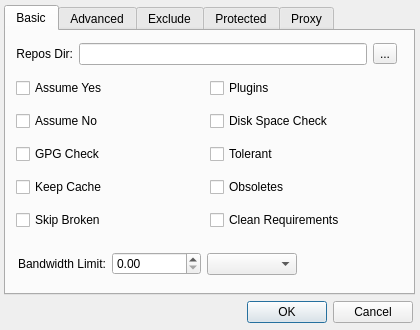
<?xml version="1.0" encoding="UTF-8"?>
<ui version="4.0">
 <class>GlobalOptions</class>
 <widget class="QDialog" name="GlobalOptions">
  <property name="geometry">
   <rect>
    <x>0</x>
    <y>0</y>
    <width>420</width>
    <height>330</height>
   </rect>
  </property>
  <property name="minimumSize">
   <size>
    <width>420</width>
    <height>330</height>
   </size>
  </property>
  <property name="maximumSize">
   <size>
    <width>420</width>
    <height>330</height>
   </size>
  </property>
  <property name="windowTitle">
   <string>Global Options</string>
  </property>
  <property name="windowIcon">
   <iconset resource="Images.qrc">
    <normaloff>:/Icons/Images/yumrepomanager.png</normaloff>:/Icons/Images/yumrepomanager.png</iconset>
  </property>
  <widget class="QTabWidget" name="tabWidget">
   <property name="geometry">
    <rect>
     <x>4</x>
     <y>5</y>
     <width>411</width>
     <height>290</height>
    </rect>
   </property>
   <property name="minimumSize">
    <size>
     <width>200</width>
     <height>290</height>
    </size>
   </property>
   <property name="maximumSize">
    <size>
     <width>1000</width>
     <height>290</height>
    </size>
   </property>
   <property name="currentIndex">
    <number>0</number>
   </property>
   <widget class="QWidget" name="tab">
    <attribute name="title">
     <string>Basic</string>
    </attribute>
    <widget class="QWidget" name="layoutWidget1">
     <property name="geometry">
      <rect>
       <x>10</x>
       <y>10</y>
       <width>381</width>
       <height>26</height>
      </rect>
     </property>
     <layout class="QHBoxLayout" name="horizontalLayout_12">
      <item>
       <widget class="QLabel" name="labelReposDir">
        <property name="text">
         <string>Repos Dir:</string>
        </property>
        <property name="textFormat">
         <enum>Qt::AutoText</enum>
        </property>
        <property name="alignment">
         <set>Qt::AlignRight|Qt::AlignTrailing|Qt::AlignVCenter</set>
        </property>
        <property name="buddy">
         <cstring>lineEditReposDir</cstring>
        </property>
       </widget>
      </item>
      <item>
       <widget class="QLineEdit" name="lineEditReposDir">
        <property name="echoMode">
         <enum>QLineEdit::Normal</enum>
        </property>
       </widget>
      </item>
      <item>
       <widget class="QToolButton" name="toolButtonReposDir">
        <property name="text">
         <string>...</string>
        </property>
       </widget>
      </item>
     </layout>
    </widget>
    <widget class="QWidget" name="layoutWidget2">
     <property name="geometry">
      <rect>
       <x>10</x>
       <y>40</y>
       <width>381</width>
       <height>171</height>
      </rect>
     </property>
     <layout class="QHBoxLayout" name="horizontalLayout_9">
      <item>
       <layout class="QVBoxLayout" name="verticalLayout_2">
        <item>
         <widget class="QCheckBox" name="checkBoxAssumeYes">
          <property name="text">
           <string>Assume Yes</string>
          </property>
         </widget>
        </item>
        <item>
         <widget class="QCheckBox" name="checkBoxAssumeNo">
          <property name="text">
           <string>Assume No</string>
          </property>
         </widget>
        </item>
        <item>
         <widget class="QCheckBox" name="checkBoxGPGCheck">
          <property name="text">
           <string>GPG Check</string>
          </property>
         </widget>
        </item>
        <item>
         <widget class="QCheckBox" name="checkBoxKeepCache">
          <property name="text">
           <string>Keep Cache</string>
          </property>
         </widget>
        </item>
        <item>
         <widget class="QCheckBox" name="checkBoxSkipBroken">
          <property name="text">
           <string>Skip Broken</string>
          </property>
         </widget>
        </item>
       </layout>
      </item>
      <item>
       <layout class="QVBoxLayout" name="verticalLayout_8">
        <item>
         <widget class="QCheckBox" name="checkBoxPlugins">
          <property name="text">
           <string>Plugins</string>
          </property>
         </widget>
        </item>
        <item>
         <widget class="QCheckBox" name="checkBoxDiskSpaceCheck">
          <property name="text">
           <string>Disk Space Check</string>
          </property>
         </widget>
        </item>
        <item>
         <widget class="QCheckBox" name="checkBoxTolerant">
          <property name="text">
           <string>Tolerant</string>
          </property>
         </widget>
        </item>
        <item>
         <widget class="QCheckBox" name="checkBoxObsoletes">
          <property name="text">
           <string>Obsoletes</string>
          </property>
         </widget>
        </item>
        <item>
         <widget class="QCheckBox" name="checkBoxCleanRequirements">
          <property name="text">
           <string>Clean Requirements</string>
          </property>
         </widget>
        </item>
       </layout>
      </item>
     </layout>
    </widget>
    <widget class="QWidget" name="">
     <property name="geometry">
      <rect>
       <x>10</x>
       <y>220</y>
       <width>281</width>
       <height>26</height>
      </rect>
     </property>
     <layout class="QHBoxLayout" name="horizontalLayout_2">
      <item>
       <widget class="QLabel" name="labelBandwidth">
        <property name="text">
         <string>Bandwidth Limit:</string>
        </property>
        <property name="alignment">
         <set>Qt::AlignRight|Qt::AlignTrailing|Qt::AlignVCenter</set>
        </property>
        <property name="buddy">
         <cstring>doubleSpinBoxBandwidthLimit</cstring>
        </property>
       </widget>
      </item>
      <item>
       <widget class="QDoubleSpinBox" name="doubleSpinBoxBandwidthLimit"/>
      </item>
      <item>
       <widget class="QComboBox" name="comboBoxBandwidthLimit">
        <property name="editable">
         <bool>false</bool>
        </property>
       </widget>
      </item>
     </layout>
    </widget>
   </widget>
   <widget class="QWidget" name="tab_2">
    <attribute name="title">
     <string>Advanced</string>
    </attribute>
    <widget class="QWidget" name="layoutWidget5">
     <property name="geometry">
      <rect>
       <x>10</x>
       <y>130</y>
       <width>182</width>
       <height>26</height>
      </rect>
     </property>
     <layout class="QHBoxLayout" name="horizontalLayout_15">
      <item>
       <widget class="QLabel" name="labelHttpCaching">
        <property name="text">
         <string>HTTP Caching:</string>
        </property>
       </widget>
      </item>
      <item>
       <widget class="QComboBox" name="comboBoxHTTPCaching">
        <property name="minimumSize">
         <size>
          <width>85</width>
          <height>24</height>
         </size>
        </property>
        <property name="maximumSize">
         <size>
          <width>85</width>
          <height>24</height>
         </size>
        </property>
       </widget>
      </item>
     </layout>
    </widget>
    <widget class="QWidget" name="layoutWidget4">
     <property name="geometry">
      <rect>
       <x>30</x>
       <y>160</y>
       <width>161</width>
       <height>26</height>
      </rect>
     </property>
     <layout class="QHBoxLayout" name="horizontalLayout_16">
      <item>
       <widget class="QLabel" name="labelIPResolve">
        <property name="text">
         <string>IP Resolve:</string>
        </property>
       </widget>
      </item>
      <item>
       <widget class="QComboBox" name="comboBoxIPResolve">
        <property name="minimumSize">
         <size>
          <width>85</width>
          <height>24</height>
         </size>
        </property>
        <property name="maximumSize">
         <size>
          <width>85</width>
          <height>24</height>
         </size>
        </property>
       </widget>
      </item>
     </layout>
    </widget>
    <widget class="QWidget" name="layoutWidget3">
     <property name="geometry">
      <rect>
       <x>12</x>
       <y>12</y>
       <width>181</width>
       <height>114</height>
      </rect>
     </property>
     <layout class="QVBoxLayout" name="verticalLayout">
      <item>
       <layout class="QHBoxLayout" name="horizontalLayout">
        <item>
         <widget class="QLabel" name="labelRetries">
          <property name="text">
           <string>Retries:</string>
          </property>
          <property name="alignment">
           <set>Qt::AlignRight|Qt::AlignTrailing|Qt::AlignVCenter</set>
          </property>
          <property name="buddy">
           <cstring>spinBoxRetries</cstring>
          </property>
         </widget>
        </item>
        <item>
         <widget class="QSpinBox" name="spinBoxRetries">
          <property name="minimumSize">
           <size>
            <width>69</width>
            <height>23</height>
           </size>
          </property>
          <property name="maximumSize">
           <size>
            <width>69</width>
            <height>23</height>
           </size>
          </property>
         </widget>
        </item>
       </layout>
      </item>
      <item>
       <layout class="QHBoxLayout" name="horizontalLayout_17">
        <item>
         <widget class="QLabel" name="labelErrorLevel">
          <property name="layoutDirection">
           <enum>Qt::LeftToRight</enum>
          </property>
          <property name="text">
           <string>Error Level:</string>
          </property>
          <property name="alignment">
           <set>Qt::AlignRight|Qt::AlignTrailing|Qt::AlignVCenter</set>
          </property>
          <property name="buddy">
           <cstring>spinBoxErrorLevel</cstring>
          </property>
         </widget>
        </item>
        <item>
         <widget class="QSpinBox" name="spinBoxErrorLevel">
          <property name="minimumSize">
           <size>
            <width>69</width>
            <height>23</height>
           </size>
          </property>
          <property name="maximumSize">
           <size>
            <width>69</width>
            <height>23</height>
           </size>
          </property>
         </widget>
        </item>
       </layout>
      </item>
      <item>
       <layout class="QHBoxLayout" name="horizontalLayout_8">
        <item>
         <widget class="QLabel" name="labelDebugLevel">
          <property name="text">
           <string>Debug Level:</string>
          </property>
          <property name="alignment">
           <set>Qt::AlignRight|Qt::AlignTrailing|Qt::AlignVCenter</set>
          </property>
          <property name="buddy">
           <cstring>spinBoxDebugLevel</cstring>
          </property>
         </widget>
        </item>
        <item>
         <widget class="QSpinBox" name="spinBoxDebugLevel">
          <property name="minimumSize">
           <size>
            <width>69</width>
            <height>23</height>
           </size>
          </property>
          <property name="maximumSize">
           <size>
            <width>69</width>
            <height>23</height>
           </size>
          </property>
         </widget>
        </item>
       </layout>
      </item>
      <item>
       <layout class="QHBoxLayout" name="horizontalLayout_18">
        <item>
         <widget class="QLabel" name="labelTimeout">
          <property name="text">
           <string>Time Out:</string>
          </property>
          <property name="alignment">
           <set>Qt::AlignRight|Qt::AlignTrailing|Qt::AlignVCenter</set>
          </property>
          <property name="buddy">
           <cstring>spinBoxTimeOut</cstring>
          </property>
         </widget>
        </item>
        <item>
         <widget class="QSpinBox" name="spinBoxTimeOut">
          <property name="minimumSize">
           <size>
            <width>69</width>
            <height>23</height>
           </size>
          </property>
          <property name="maximumSize">
           <size>
            <width>69</width>
            <height>23</height>
           </size>
          </property>
         </widget>
        </item>
       </layout>
      </item>
     </layout>
    </widget>
    <widget class="QWidget" name="layoutWidget6">
     <property name="geometry">
      <rect>
       <x>210</x>
       <y>10</y>
       <width>181</width>
       <height>111</height>
      </rect>
     </property>
     <layout class="QVBoxLayout" name="verticalLayout_3">
      <item>
       <widget class="QCheckBox" name="checkBoxMultilibProtected">
        <property name="text">
         <string>Multilib Protected</string>
        </property>
       </widget>
      </item>
      <item>
       <widget class="QCheckBox" name="checkBoxExactArch">
        <property name="text">
         <string>Exact Arch</string>
        </property>
       </widget>
      </item>
      <item>
       <widget class="QCheckBox" name="checkBoxUpgradeRequirements">
        <property name="text">
         <string>Upgrade Requirements</string>
        </property>
       </widget>
      </item>
      <item>
       <widget class="QCheckBox" name="checkBoxRecheckInstalled">
        <property name="text">
         <string>Recheck Installed</string>
        </property>
       </widget>
      </item>
     </layout>
    </widget>
    <widget class="QWidget" name="layoutWidget7">
     <property name="geometry">
      <rect>
       <x>10</x>
       <y>190</y>
       <width>381</width>
       <height>57</height>
      </rect>
     </property>
     <layout class="QHBoxLayout" name="horizontalLayout_7">
      <item>
       <layout class="QVBoxLayout" name="verticalLayout_5">
        <item>
         <widget class="QLabel" name="labelCacheDir">
          <property name="maximumSize">
           <size>
            <width>200</width>
            <height>16777215</height>
           </size>
          </property>
          <property name="text">
           <string>Cache Dir:</string>
          </property>
          <property name="buddy">
           <cstring>lineEditCacheDir</cstring>
          </property>
         </widget>
        </item>
        <item>
         <widget class="QLabel" name="labelLogFile">
          <property name="maximumSize">
           <size>
            <width>16777215</width>
            <height>16777215</height>
           </size>
          </property>
          <property name="text">
           <string>Log File:</string>
          </property>
          <property name="alignment">
           <set>Qt::AlignRight|Qt::AlignTrailing|Qt::AlignVCenter</set>
          </property>
          <property name="margin">
           <number>0</number>
          </property>
          <property name="buddy">
           <cstring>lineEditLogFile</cstring>
          </property>
         </widget>
        </item>
       </layout>
      </item>
      <item>
       <layout class="QVBoxLayout" name="verticalLayout_4">
        <item>
         <layout class="QHBoxLayout" name="horizontalLayout_3">
          <item>
           <widget class="QLineEdit" name="lineEditCacheDir">
            <property name="minimumSize">
             <size>
              <width>263</width>
              <height>23</height>
             </size>
            </property>
            <property name="maximumSize">
             <size>
              <width>263</width>
              <height>23</height>
             </size>
            </property>
           </widget>
          </item>
          <item>
           <widget class="QToolButton" name="toolButtonCacheDir">
            <property name="text">
             <string>...</string>
            </property>
           </widget>
          </item>
         </layout>
        </item>
        <item>
         <widget class="QLineEdit" name="lineEditLogFile">
          <property name="sizePolicy">
           <sizepolicy hsizetype="Expanding" vsizetype="Fixed">
            <horstretch>0</horstretch>
            <verstretch>0</verstretch>
           </sizepolicy>
          </property>
          <property name="minimumSize">
           <size>
            <width>300</width>
            <height>23</height>
           </size>
          </property>
          <property name="maximumSize">
           <size>
            <width>300</width>
            <height>23</height>
           </size>
          </property>
         </widget>
        </item>
       </layout>
      </item>
     </layout>
    </widget>
   </widget>
   <widget class="QWidget" name="tab_3">
    <attribute name="title">
     <string>Exclude</string>
    </attribute>
    <widget class="QWidget" name="layoutWidget8">
     <property name="geometry">
      <rect>
       <x>10</x>
       <y>10</y>
       <width>381</width>
       <height>241</height>
      </rect>
     </property>
     <layout class="QVBoxLayout" name="verticalLayout_11">
      <item>
       <widget class="QListView" name="listViewExclude"/>
      </item>
      <item>
       <layout class="QHBoxLayout" name="horizontalLayout_6">
        <item>
         <widget class="QPushButton" name="pushButtonExcludeAdd">
          <property name="text">
           <string>Add</string>
          </property>
          <property name="icon">
           <iconset resource="Images.qrc">
            <normaloff>:/Icons/Images/Add.png</normaloff>:/Icons/Images/Add.png</iconset>
          </property>
         </widget>
        </item>
        <item>
         <widget class="QPushButton" name="pushButtonExcludeRemove">
          <property name="text">
           <string>Remove</string>
          </property>
          <property name="icon">
           <iconset resource="Images.qrc">
            <normaloff>:/Icons/Images/Remove.png</normaloff>:/Icons/Images/Remove.png</iconset>
          </property>
         </widget>
        </item>
       </layout>
      </item>
     </layout>
    </widget>
   </widget>
   <widget class="QWidget" name="tab_4">
    <attribute name="title">
     <string>Protected</string>
    </attribute>
    <widget class="QWidget" name="layoutWidget9">
     <property name="geometry">
      <rect>
       <x>10</x>
       <y>10</y>
       <width>381</width>
       <height>241</height>
      </rect>
     </property>
     <layout class="QVBoxLayout" name="verticalLayout_6">
      <item>
       <widget class="QListView" name="listViewProtected"/>
      </item>
      <item>
       <layout class="QHBoxLayout" name="horizontalLayout_4">
        <item>
         <widget class="QPushButton" name="pushButtonAddProtected">
          <property name="text">
           <string>Add</string>
          </property>
          <property name="icon">
           <iconset resource="Images.qrc">
            <normaloff>:/Icons/Images/Add.png</normaloff>:/Icons/Images/Add.png</iconset>
          </property>
         </widget>
        </item>
        <item>
         <widget class="QPushButton" name="pushButtonEdit">
          <property name="text">
           <string>Edit</string>
          </property>
          <property name="icon">
           <iconset resource="Images.qrc">
            <normaloff>:/Icons/Images/Edit.png</normaloff>:/Icons/Images/Edit.png</iconset>
          </property>
         </widget>
        </item>
        <item>
         <widget class="QPushButton" name="pushButtonRemoveProtected">
          <property name="text">
           <string>Remove</string>
          </property>
          <property name="icon">
           <iconset resource="Images.qrc">
            <normaloff>:/Icons/Images/Remove.png</normaloff>:/Icons/Images/Remove.png</iconset>
          </property>
         </widget>
        </item>
       </layout>
      </item>
     </layout>
    </widget>
   </widget>
   <widget class="QWidget" name="tab_5">
    <attribute name="title">
     <string>Proxy</string>
    </attribute>
    <widget class="QCheckBox" name="checkBoxProxyEnable">
     <property name="geometry">
      <rect>
       <x>10</x>
       <y>10</y>
       <width>111</width>
       <height>21</height>
      </rect>
     </property>
     <property name="text">
      <string>Proxy Enable:</string>
     </property>
    </widget>
    <widget class="QWidget" name="layoutWidget10">
     <property name="geometry">
      <rect>
       <x>10</x>
       <y>40</y>
       <width>381</width>
       <height>89</height>
      </rect>
     </property>
     <layout class="QHBoxLayout" name="horizontalLayout_14">
      <item>
       <layout class="QVBoxLayout" name="verticalLayout_7">
        <item>
         <widget class="QLabel" name="labelHTTPProxy">
          <property name="enabled">
           <bool>false</bool>
          </property>
          <property name="text">
           <string>HTTP Proxy:</string>
          </property>
          <property name="alignment">
           <set>Qt::AlignRight|Qt::AlignTrailing|Qt::AlignVCenter</set>
          </property>
          <property name="buddy">
           <cstring>lineEditHTTPProxy</cstring>
          </property>
         </widget>
        </item>
        <item>
         <widget class="QLabel" name="labelProxyUsername">
          <property name="enabled">
           <bool>false</bool>
          </property>
          <property name="text">
           <string>Username:</string>
          </property>
          <property name="alignment">
           <set>Qt::AlignRight|Qt::AlignTrailing|Qt::AlignVCenter</set>
          </property>
          <property name="margin">
           <number>0</number>
          </property>
          <property name="buddy">
           <cstring>lineEditProxyUsername</cstring>
          </property>
         </widget>
        </item>
        <item>
         <widget class="QLabel" name="labelProxyPassword">
          <property name="enabled">
           <bool>false</bool>
          </property>
          <property name="text">
           <string>Password:</string>
          </property>
          <property name="alignment">
           <set>Qt::AlignRight|Qt::AlignTrailing|Qt::AlignVCenter</set>
          </property>
          <property name="margin">
           <number>0</number>
          </property>
          <property name="buddy">
           <cstring>lineEditProxyPassword</cstring>
          </property>
         </widget>
        </item>
       </layout>
      </item>
      <item>
       <layout class="QVBoxLayout" name="verticalLayout_9">
        <item>
         <layout class="QHBoxLayout" name="horizontalLayout_5">
          <item>
           <widget class="QLineEdit" name="lineEditHTTPProxy">
            <property name="enabled">
             <bool>false</bool>
            </property>
           </widget>
          </item>
          <item>
           <layout class="QHBoxLayout" name="horizontalLayout_11">
            <item>
             <widget class="QLabel" name="labelProxyPort">
              <property name="enabled">
               <bool>false</bool>
              </property>
              <property name="text">
               <string>Port:</string>
              </property>
              <property name="alignment">
               <set>Qt::AlignRight|Qt::AlignTrailing|Qt::AlignVCenter</set>
              </property>
              <property name="buddy">
               <cstring>spinBoxProxyPort</cstring>
              </property>
             </widget>
            </item>
            <item>
             <widget class="QSpinBox" name="spinBoxProxyPort">
              <property name="enabled">
               <bool>false</bool>
              </property>
              <property name="maximum">
               <number>65535</number>
              </property>
             </widget>
            </item>
           </layout>
          </item>
         </layout>
        </item>
        <item>
         <layout class="QHBoxLayout" name="horizontalLayout_10">
          <item>
           <widget class="QLineEdit" name="lineEditProxyUsername">
            <property name="enabled">
             <bool>false</bool>
            </property>
            <property name="minimumSize">
             <size>
              <width>0</width>
              <height>0</height>
             </size>
            </property>
           </widget>
          </item>
          <item>
           <spacer name="horizontalSpacer_3">
            <property name="orientation">
             <enum>Qt::Horizontal</enum>
            </property>
            <property name="sizeType">
             <enum>QSizePolicy::Expanding</enum>
            </property>
            <property name="sizeHint" stdset="0">
             <size>
              <width>40</width>
              <height>20</height>
             </size>
            </property>
           </spacer>
          </item>
         </layout>
        </item>
        <item>
         <layout class="QHBoxLayout" name="horizontalLayout_13">
          <item>
           <widget class="QLineEdit" name="lineEditProxyPassword">
            <property name="enabled">
             <bool>false</bool>
            </property>
            <property name="minimumSize">
             <size>
              <width>0</width>
              <height>0</height>
             </size>
            </property>
            <property name="echoMode">
             <enum>QLineEdit::Password</enum>
            </property>
           </widget>
          </item>
          <item>
           <spacer name="horizontalSpacer_2">
            <property name="orientation">
             <enum>Qt::Horizontal</enum>
            </property>
            <property name="sizeHint" stdset="0">
             <size>
              <width>40</width>
              <height>20</height>
             </size>
            </property>
           </spacer>
          </item>
         </layout>
        </item>
       </layout>
      </item>
     </layout>
    </widget>
   </widget>
  </widget>
  <widget class="QDialogButtonBox" name="buttonBoxOK">
   <property name="geometry">
    <rect>
     <x>0</x>
     <y>300</y>
     <width>413</width>
     <height>25</height>
    </rect>
   </property>
   <property name="minimumSize">
    <size>
     <width>413</width>
     <height>25</height>
    </size>
   </property>
   <property name="maximumSize">
    <size>
     <width>413</width>
     <height>25</height>
    </size>
   </property>
   <property name="standardButtons">
    <set>QDialogButtonBox::Cancel|QDialogButtonBox::Ok</set>
   </property>
  </widget>
 </widget>
 <tabstops>
  <tabstop>lineEditReposDir</tabstop>
  <tabstop>toolButtonReposDir</tabstop>
  <tabstop>checkBoxAssumeYes</tabstop>
  <tabstop>checkBoxGPGCheck</tabstop>
  <tabstop>checkBoxKeepCache</tabstop>
  <tabstop>checkBoxSkipBroken</tabstop>
  <tabstop>checkBoxPlugins</tabstop>
  <tabstop>checkBoxTolerant</tabstop>
  <tabstop>checkBoxObsoletes</tabstop>
  <tabstop>checkBoxCleanRequirements</tabstop>
  <tabstop>doubleSpinBoxBandwidthLimit</tabstop>
  <tabstop>comboBoxBandwidthLimit</tabstop>
  <tabstop>spinBoxRetries</tabstop>
  <tabstop>spinBoxDebugLevel</tabstop>
  <tabstop>spinBoxErrorLevel</tabstop>
  <tabstop>spinBoxTimeOut</tabstop>
  <tabstop>lineEditCacheDir</tabstop>
  <tabstop>toolButtonCacheDir</tabstop>
  <tabstop>lineEditLogFile</tabstop>
 </tabstops>
 <resources>
  <include location="Images.qrc"/>
 </resources>
 <connections/>
</ui>
